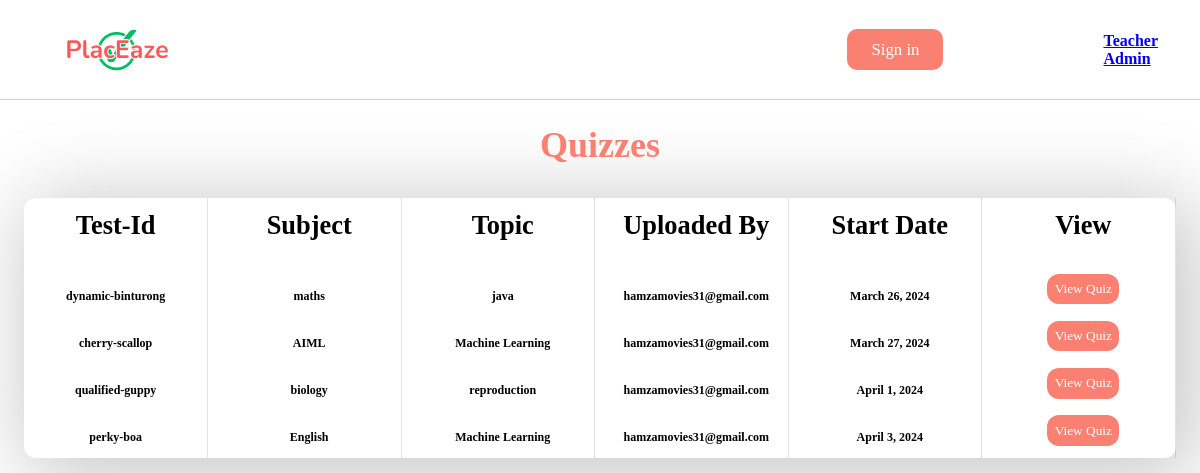
Screenshot of /viewAllQuizzes/ with the database file from the repository.
### place_aze/models.py (models this page shows, shortened)
class Test(models.Model):
    tUid=models.BigAutoField(primary_key=True)
    email=models.CharField(max_length=100)
    testId=models.CharField(max_length=100)
    start=models.DateTimeField(auto_now_add=True)
    end=models.DateTimeField()
    duration=models.IntegerField()
    subject=models.CharField(max_length=100)
    topic=models.CharField(max_length=100)
    teacherId=models.BigIntegerField()
    approved=models.IntegerField()

### place_aze/views.py (the view)
# urls.py: path("viewAllQuizzes/", views.viewAllQuizzes, name="ViewAllQuizzes"),
@csrf_exempt
def viewAllQuizzes(request):
    test=Test.objects.filter(approved=1)
    testDetails=[]
    for i in test:
        testDetails.append([i.testId,i.subject,i.topic,i.email,i.start.date(),i.start.time(),i.end.date(),i.end.time()])
    data={'testDetails':testDetails}
    return render(request,"viewAllQuizzes.html",data)

### place_aze/templates/viewAllQuizzes.html (shortened to what this page needs)
{% load static %}
<!DOCTYPE html>
<html lang="en">
<head>
</head>
<body>
    <div id="main">
        <div id="page1">
            <div id="nav">
                <div class="prt1">
                    <img src="{% static 'Images/logo.png' %}" alt="">
                </div>
                {% if user.is_authenticated %}
                <div class="prt3">
                    <a href="/"><button>Home</button></a>
                  <a href="/logoutUser/"><button>Sign out</button></a>
                  <!-- <div class="admin">
                   <h4>Teacher</h4>
                   <h4>Admin</h4>
                  </div> -->
              </div>
              {% else %}
                  <div class="prt3">
                    <a href="/studentLoginPage/"><button>Sign in</button></a>
                  <div class="admin">
                    <a href="/teacherLoginPage/"><h4>Teacher</h4></a>
                    <a href="/adminLoginPage/"><h4>Admin</h4></a>
                   </div>
                </div>
              {% endif %}
                </div>
                <div class="centre2">
                    <h1 id="hed"> Quizzes</h1>
                    <div  class="info2">
                        <div class="data-2">
                            <h2>Test-Id</h2>
                            <div class="col-2">
                           {% for i in testDetails %}
                            <h4>{{i.0}}</h4>
                            {% endfor %}
                            </div>
                        </div>
                        <div class="data-2">
                            <h2>Subject</h2>
                            <div class="col-2">
                           {% for i in testDetails %}
                            <h4>{{i.1}}</h4>
                 {% endfor %}
                            </div>
                        </div>
                        <div class="data-2">
                            <h2>Topic</h2>
                            <div class="col-2">
                           {% for i in testDetails %}
                            <h4>{{i.2}}</h4>
                           {% endfor %}
                            </div>
                        </div>
                        <div class="data-2">
                            <h2>Uploaded By</h2>
                            <div class="col-2">
                           {% for i in testDetails %}
                            <h4>{{i.3}}</h4>
                 {% endfor %}
                            </div>
                        </div>
                        <div class="data-2">
                            <h2>Start Date</h2>
                            <div class="col-2">
                           {% for i in testDetails %}
                            <h4>{{i.4}}</h4>
                 {% endfor %}
                            </div>
                        </div>
                        <div class="data-2">
                            <h2>View</h2>
                            <div class="col-2">
                           {% for i in testDetails %}
                           <td><button><a href="/displayQuiz/{{i.0}}/">View Quiz</a></button></td>
                           {% endfor %}
                            </div>
                        </div>
                    </div>
                </div>
        </div>
    </div>
</body>
</html>

### place_aze/templates/viewAllQuizzes.html (style rules this page uses)
* { margin: 0; padding: 0; box-sizing: border-box; font-family: gilroy; }
html,body { height: 100%; width: 100%; }
#page1 { height: 100vh; width: 100%; }
#nav { height: 100px; display: flex; align-items: center; justify-content: space-between; padding: 0vw 3.5vw; border-bottom: 1px solid rgba(0, 0, 0, 0.182); }
.prt1 { display: flex; align-items: center ; }
.prt1 img { height: 4vw; }
.prt3 { display: flex; gap: 80px; align-items: center; position: relative; }
.prt3 button { font-size: 1.4vw; cursor: pointer; border-radius: 10px; padding: 0.9vw 2vw; border: none; background-color: salmon; color: white; font-family: gilroy; }
.centre2 { padding: 2vw; }
.centre2 #hed { color: salmon; font-size: 3vw; text-align: center; }
.centre2 > .info2 { margin-top: 4vh; display: flex; justify-content: space-between; box-shadow: 10px 10px 80px 10px rgba(0, 0, 0, 0.219); border-radius: 1vw; }
.info2 h2 { font-size: 2.2vw; }
.data-2 h4 { font-size: 1vw; font-family: kinta; }
.data-2 { display: flex; flex-direction: column; gap: 6vh; align-items: center; border-right: 1px solid rgba(66, 66, 66, 0.14); padding: 1vw; width: 16%; }
.col-2 { display: flex; flex-direction: column; gap: 4vh; align-items: center; }
.col-2 button { background-color: salmon; border-radius: 1vw; padding: 00.6vw; border: none; margin-top: -1.9vh; }
.col-2 a { text-decoration: none; color: white; font-family: gilroy ; border: none; }

### rows the page displays
Test: testId "dynamic-binturong", subject "maths", topic "java", email "hamzamovies31@gmail.com", start "March 26, 2024"
Test: testId "cherry-scallop", subject "AIML", topic "Machine Learning", email "hamzamovies31@gmail.com"
Test: testId "qualified-guppy", subject "biology", topic "reproduction", email "hamzamovies31@gmail.com", start "April 1, 2024"
Test: testId "perky-boa", subject "English", topic "Machine Learning", email "hamzamovies31@gmail.com", start "April 3, 2024"

### other values shown
{{ i.4 }} "March 27, 2024"
